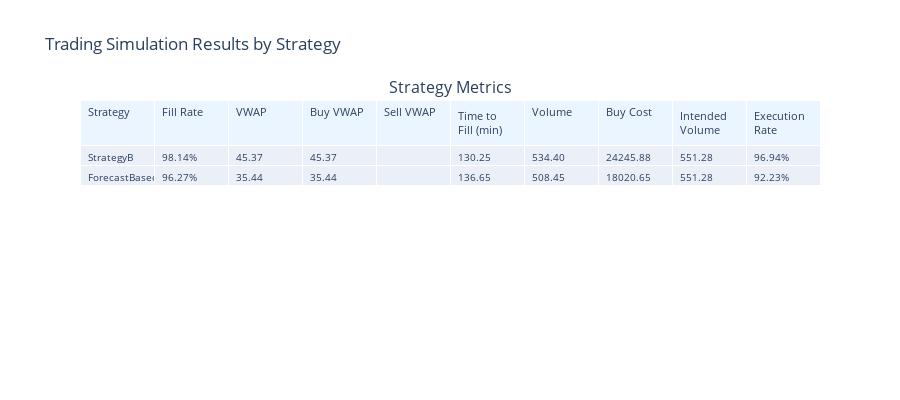
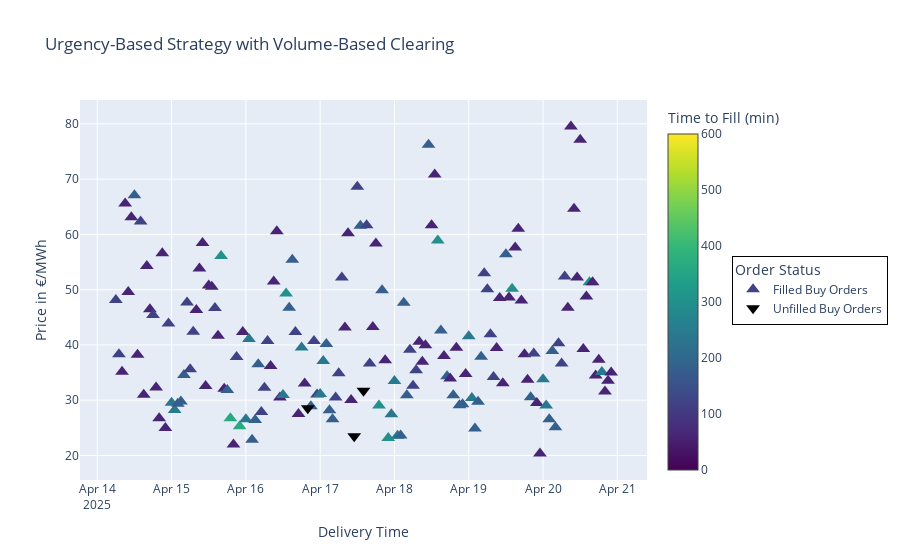
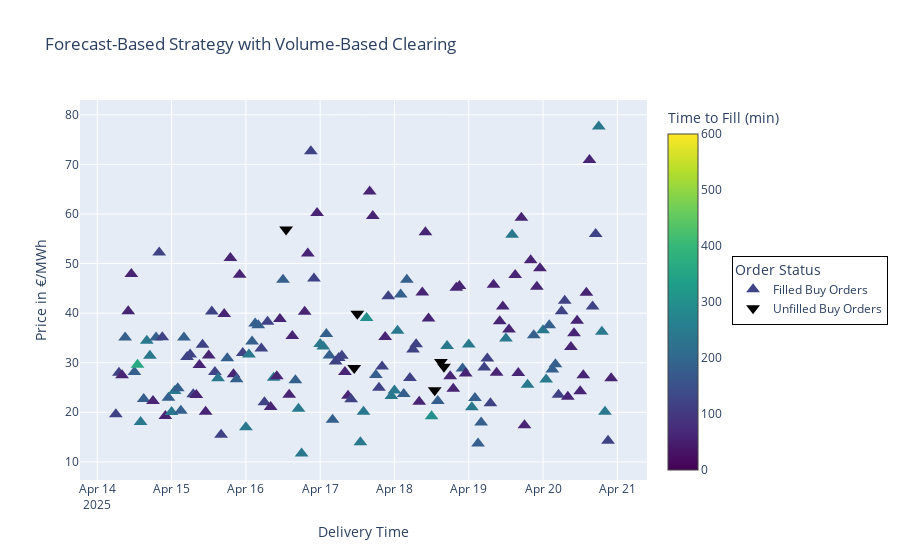

Notebook code cell kept with these figures, in order:
### Code cell
# After running simulation
results = sim.run()
metrics = sim.analyze()

# Create visualizer
from src.plot import SimulationVisualizer
viz = SimulationVisualizer(metrics, results)

# View all plots organized by strategy
viz.create_dashboard().show()
viz.plot_buy_orders(StratB.strategy_id, title="Urgency-Based Strategy with Volume-Based Clearing").show()
viz.plot_buy_orders(fcstrat.id, title="Forecast-Based Strategy with Volume-Based Clearing").show()

### Figure 1 — Plotly figure (JSON) as saved in the notebook; plotly's stock layout.template omitted (floating-point values rounded to 4 significant figures)
{"data": [{"cells": {"align": "left", "font": {"size": 10}, "values": [["StrategyB", "ForecastBasedStrategy"], ["98.14%", "96.27%"], ["45.37", "35.44"], ["45.37", "35.44"], ["", ""], ["130.25", "136.65"], ["534.40", "508.45"], ["24245.88", "18020.65"], ["551.28", "551.28"], ["96.94%", "92.23%"]]}, "domain": {"x": [0, 1], "y": [0, 1]}, "header": {"align": "left", "fill": {"color": ["rgb(235, 245, 255)", "rgb(235, 245, 255)", "rgb(235, 245, 255)", "rgb(235, 245, 255)", "rgb(235, 245, 255)", "rgb(235, 245, 255)", "rgb(235, 245, 255)", "rgb(235, 245, 255)", "rgb(235, 245, 255)", "rgb(235, 245, 255)"]}, "font": {"size": 11}, "values": ["Strategy", "Fill Rate", "VWAP", "Buy VWAP", "Sell VWAP", "Time to Fill (min)", "Volume", "Buy Cost", "Intended Volume", "Execution Rate"]}, "type": "table"}], "layout": {"annotations": [{"font": {"size": 16}, "showarrow": false, "text": "Strategy Metrics", "x": 0.5, "xanchor": "center", "xref": "paper", "y": 1, "yanchor": "bottom", "yref": "paper"}], "height": 400, "showlegend": false, "title": {"text": "Trading Simulation Results by Strategy"}}}

### Figure 2 — Plotly figure (JSON) as saved in the notebook; plotly's stock layout.template omitted (floating-point values rounded to 4 significant figures; data arrays with more than 128 entries replaced by an {"elided": "..."} marker saying what was removed)
{"data": [{"customdata": {"elided": "158x4 mixed values"}, "hovertemplate": "Price: %{y:.2f}<br>Delivery Time: %{x}<br>Status: %{customdata[0]}<br>Time to Fill: %{marker.color} minutes<br><extra></extra>", "marker": {"cmax": 600, "cmin": 0, "color": {"elided": "158 float values"}, "colorbar": {"title": {"text": "Time to Fill (min)"}}, "colorscale": [[0, "#440154"], [0.1111, "#482878"], [0.2222, "#3e4989"], [0.3333, "#31688e"], [0.4444, "#26828e"], [0.5556, "#1f9e89"], [0.6667, "#35b779"], [0.7778, "#6ece58"], [0.8889, "#b5de2b"], [1, "#fde725"]], "size": 12, "symbol": "triangle-up"}, "mode": "markers", "name": "Filled Buy Orders", "opacity": 1, "type": "scatter", "x": {"elided": "158 str values"}, "y": {"elided": "158 float values"}}, {"customdata": [["StrategyB", "2025-04-16 14:00", 2.843], ["StrategyB", "2025-04-17 05:00", 6.865], ["StrategyB", "2025-04-17 08:00", 7.174]], "hovertemplate": "Price: %{y:.2f}<br>Delivery Time: %{x}<br>Status: %{customdata[0]}<br>Time to Fill: %{marker.color} minutes<br><extra></extra>", "marker": {"cmax": 600, "cmin": 0, "color": "black", "colorscale": [[0, "#440154"], [0.1111, "#482878"], [0.2222, "#3e4989"], [0.3333, "#31688e"], [0.4444, "#26828e"], [0.5556, "#1f9e89"], [0.6667, "#35b779"], [0.7778, "#6ece58"], [0.8889, "#b5de2b"], [1, "#fde725"]], "opacity": 1, "size": 12, "symbol": "triangle-down"}, "mode": "markers", "name": "Unfilled Buy Orders", "opacity": 1, "type": "scatter", "x": ["2025-04-16T20:00:00.000000000", "2025-04-17T11:00:00.000000000", "2025-04-17T14:00:00.000000000"], "y": [28.56, 23.5, 31.73]}], "layout": {"hovermode": "closest", "legend": {"bgcolor": "white", "bordercolor": "black", "borderwidth": 1, "title": {"text": "Order Status"}, "x": 1.15, "xanchor": "left", "y": 0.5, "yanchor": "middle"}, "title": {"text": "Urgency-Based Strategy with Volume-Based Clearing"}, "xaxis": {"title": {"text": "Delivery Time"}}, "yaxis": {"title": {"text": "Price in €/MWh"}}}}

### Figure 3 — Plotly figure (JSON) as saved in the notebook; plotly's stock layout.template omitted (floating-point values rounded to 4 significant figures; data arrays with more than 128 entries replaced by an {"elided": "..."} marker saying what was removed)
{"data": [{"customdata": {"elided": "155x4 mixed values"}, "hovertemplate": "Price: %{y:.2f}<br>Delivery Time: %{x}<br>Status: %{customdata[0]}<br>Time to Fill: %{marker.color} minutes<br><extra></extra>", "marker": {"cmax": 600, "cmin": 0, "color": {"elided": "155 float values"}, "colorbar": {"title": {"text": "Time to Fill (min)"}}, "colorscale": [[0, "#440154"], [0.1111, "#482878"], [0.2222, "#3e4989"], [0.3333, "#31688e"], [0.4444, "#26828e"], [0.5556, "#1f9e89"], [0.6667, "#35b779"], [0.7778, "#6ece58"], [0.8889, "#b5de2b"], [1, "#fde725"]], "size": 12, "symbol": "triangle-up"}, "mode": "markers", "name": "Filled Buy Orders", "opacity": 1, "type": "scatter", "x": {"elided": "155 str values"}, "y": {"elided": "155 float values"}}, {"customdata": [["ForecastBasedStrategy", "2025-04-16 07:00", 6.799], ["ForecastBasedStrategy", "2025-04-17 05:00", 6.865], ["ForecastBasedStrategy", "2025-04-17 06:00", 7.317], ["ForecastBasedStrategy", "2025-04-18 07:00", 7.224], ["ForecastBasedStrategy", "2025-04-18 09:00", 7.65], ["ForecastBasedStrategy", "2025-04-18 10:00", 6.975]], "hovertemplate": "Price: %{y:.2f}<br>Delivery Time: %{x}<br>Status: %{customdata[0]}<br>Time to Fill: %{marker.color} minutes<br><extra></extra>", "marker": {"cmax": 600, "cmin": 0, "color": "black", "colorscale": [[0, "#440154"], [0.1111, "#482878"], [0.2222, "#3e4989"], [0.3333, "#31688e"], [0.4444, "#26828e"], [0.5556, "#1f9e89"], [0.6667, "#35b779"], [0.7778, "#6ece58"], [0.8889, "#b5de2b"], [1, "#fde725"]], "opacity": 1, "size": 12, "symbol": "triangle-down"}, "mode": "markers", "name": "Unfilled Buy Orders", "opacity": 1, "type": "scatter", "x": ["2025-04-16T13:00:00.000000000", "2025-04-17T11:00:00.000000000", "2025-04-17T12:00:00.000000000", "2025-04-18T13:00:00.000000000", "2025-04-18T15:00:00.000000000", "2025-04-18T16:00:00.000000000"], "y": [56.86, 28.93, 39.88, 24.45, 30.14, 29.2]}], "layout": {"hovermode": "closest", "legend": {"bgcolor": "white", "bordercolor": "black", "borderwidth": 1, "title": {"text": "Order Status"}, "x": 1.15, "xanchor": "left", "y": 0.5, "yanchor": "middle"}, "title": {"text": "Forecast-Based Strategy with Volume-Based Clearing"}, "xaxis": {"title": {"text": "Delivery Time"}}, "yaxis": {"title": {"text": "Price in €/MWh"}}}}
